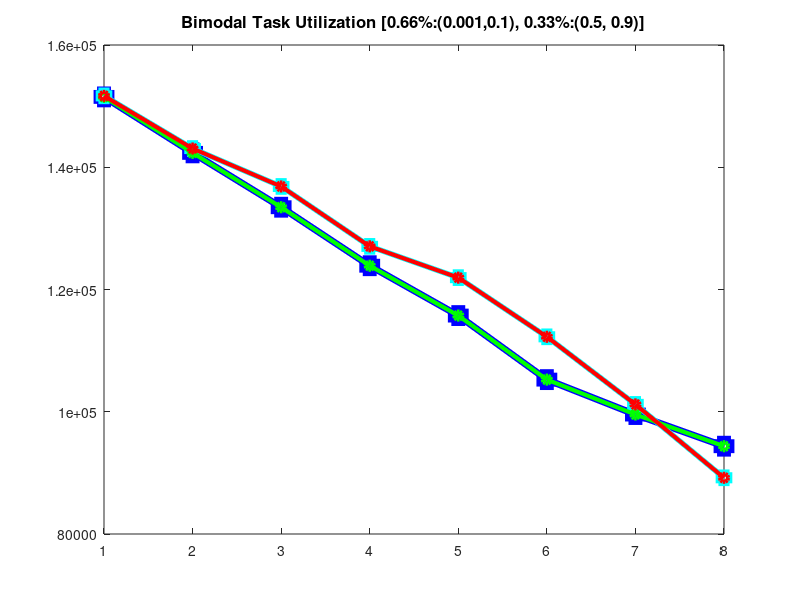

Recreate this plot in MATLAB. (Note: this script raises an error after producing the figure.)
%% sch events cnt if you have both rtds and credit data
clear 
close all

% total util rates used
xaxis=[1 2 3 4 5 6 7 8]; % make sure this matches with the total util rates you are using
lw=[5,4,3,3];
ms=[10,8,6,6];
ls=cellstr(['-sb';'-sc';'-og';'-or';'-or';'-^c';'-oy';'-xb';'-^r']);



                   
sch_cnt = [...
%credit data goes here
[151508, 142353, 133461, 123891, 115735, 105257, 99544, 94364];...  % put bimo long period data
[151680, 143065, 136859, 127058, 121941, 112262, 101202, 89197];... % put bimo moderate period data
[151766, 142209, 133384, 124303, 114675, 105869, 99083, 86305];...  % put heavy long period data
[151897, 142835, 133644, 126841, 116761, 106468, 99563, 90765];...	% put heavy moderate period data
[151343, 142436, 133330, 123883, 119389, 108894, 104340, 96828];...	% put medium long period data
[151808, 147420, 134659, 130324, 125469, 111435, 99882, 94475];...	% put medium moderate period data
[160776, 152505, 134401, 126600, 120640, 113563, 107426, 104170];...% put light long period data
[167177, 159550, 143808, 133698, 128064, 116258, 108921, 103564];...% put light moderate period data
%rtds data goes here
[151508, 142353, 133461, 123891, 115735, 105257, 99544, 94364];...  % put bimo long period data
[151680, 143065, 136859, 127058, 121941, 112262, 101202, 89197];... % put bimo moderate period data
[151766, 142209, 133384, 124303, 114675, 105869, 99083, 86305];...  % put heavy long period data
[151897, 142835, 133644, 126841, 116761, 106468, 99563, 90765];...	% put heavy moderate period data
[151343, 142436, 133330, 123883, 119389, 108894, 104340, 96828];...	% put medium long period data
[151808, 147420, 134659, 130324, 125469, 111435, 99882, 94475];...	% put medium moderate period data
[160776, 152505, 134401, 126600, 120640, 113563, 107426, 104170];...% put light long period data
[167177, 159550, 143808, 133698, 128064, 116258, 108921, 103564];...% put light moderate period data

];

% title for the plots
dists_title = cellstr(['Bimodal Task Utilization [0.66%:(0.001,0.1), 0.33%:(0.5, 0.9)]';
                       'Heavy Task Utilization (0.5, 0.9)                             ';
                       'Medium Task Utilization (0.1, 0.4)                            ';
                       'Light Task Utilization (0.001, 0.1)                           ']);

% pdf file name for the plots
file_title = cellstr([ 'bimo-sched-total-count  ';
                       'heavy-sched-total-count ';
                       'medium-sched-total-count';
                       'light-sched-total-count ']);
for i=1:length(dists_title)
	h=figure


	plot(xaxis,sch_cnt(2*i-1,:),ls{1},'LineWidth',lw(1),'MarkerSize',ms(1));
	hold on
    plot(xaxis,sch_cnt(2*i,:),ls{2},'LineWidth',lw(2),'MarkerSize',ms(2));
    hold on
    plot(xaxis,sch_cnt(2*i-1+2*length(dists_title),:),ls{3},'LineWidth',lw(3),'MarkerSize',ms(3));
    hold on
    plot(xaxis,sch_cnt(2*i+2*length(dists_title),:),ls{4},'LineWidth',lw(4),'MarkerSize',ms(4));

	h_title=title(strtrim(dists_title{i}),'Interpreter', 'none');
	set(h_title,'FontSize',12);
    % update the line below accordingly
	h_legend=legend('long-period-credit','moderate-period-credit','long-period-rtds','moderate-period-rtds','Location',[0.7, 0.01, 0.1, 01]);

	set(h_legend,'FontSize',15);
	set(gca,'fontsize',15)
	xlabel('Task Set Utilization','FontSize',15)
	ylabel('Scheduling total count','FontSize',15)
	grid on

	%save to pdf
	set(h,'Units','Inches');
	pos = get(h,'Position');
	set(h,'PaperPositionMode','Auto','PaperUnits','Inches','PaperSize',[pos(3), pos(4)])
	print(h,strcat(strtrim(file_title{i}),'-credit-vc-rtds'),'-dpdf','-r0')
end


%% sch total time if you have both rtds and credit data
clear 
close all
% total util rates used
xaxis=[1 2 3 4 5 6 7 8]; % make sure this matches with the total util rates you are using
lw=[5,4,3,3];
ms=[10,8,6,6];
ls=cellstr(['-sb';'-sc';'-og';'-or';'-or';'-^c';'-oy';'-xb';'-^r']);



                   
sch_time = [...
%credit goes here
[151508, 142353, 133461, 123891, 115735, 105257, 99544, 94364];...  % put bimo long period data
[151680, 143065, 136859, 127058, 121941, 112262, 101202, 89197];... % put bimo moderate period data
[151766, 142209, 133384, 124303, 114675, 105869, 99083, 86305];...  % put heavy long period data
[151897, 142835, 133644, 126841, 116761, 106468, 99563, 90765];...	% put heavy moderate period data
[151343, 142436, 133330, 123883, 119389, 108894, 104340, 96828];...	% put medium long period data
[151808, 147420, 134659, 130324, 125469, 111435, 99882, 94475];...	% put medium moderate period data
[160776, 152505, 134401, 126600, 120640, 113563, 107426, 104170];...% put light long period data
[167177, 159550, 143808, 133698, 128064, 116258, 108921, 103564];...% put light moderate period data
%rtds goes here
[151508, 142353, 133461, 123891, 115735, 105257, 99544, 94364];...  % put bimo long period data
[151680, 143065, 136859, 127058, 121941, 112262, 101202, 89197];... % put bimo moderate period data
[151766, 142209, 133384, 124303, 114675, 105869, 99083, 86305];...  % put heavy long period data
[151897, 142835, 133644, 126841, 116761, 106468, 99563, 90765];...	% put heavy moderate period data
[151343, 142436, 133330, 123883, 119389, 108894, 104340, 96828];...	% put medium long period data
[151808, 147420, 134659, 130324, 125469, 111435, 99882, 94475];...	% put medium moderate period data
[160776, 152505, 134401, 126600, 120640, 113563, 107426, 104170];...% put light long period data
[167177, 159550, 143808, 133698, 128064, 116258, 108921, 103564];...% put light moderate period data
];

% title for the plots
dists_title = cellstr(['Bimodal Task Utilization [0.66%:(0.001,0.1), 0.33%:(0.5, 0.9)]';
                       'Heavy Task Utilization (0.5, 0.9)                             ';
                       'Medium Task Utilization (0.1, 0.4)                            ';
                       'Light Task Utilization (0.001, 0.1)                           ']);

% pdf file name for the plots
file_title = cellstr([ 'bimo-sched-total-time  ';
                       'heavy-sched-total-time ';
                       'medium-sched-total-time';
                       'light-sched-total-time ']);
for i=1:length(dists_title)
	h=figure


	plot(xaxis,sch_time(2*i-1,:),ls{1},'LineWidth',lw(1),'MarkerSize',ms(1));
	hold on
    plot(xaxis,sch_time(2*i,:),ls{2},'LineWidth',lw(2),'MarkerSize',ms(2));
    hold on
    plot(xaxis,sch_time(2*i-1+2*length(dists_title),:),ls{3},'LineWidth',lw(3),'MarkerSize',ms(3));
    hold on
    plot(xaxis,sch_time(2*i+2*length(dists_title),:),ls{4},'LineWidth',lw(4),'MarkerSize',ms(4));

	h_title=title(strtrim(dists_title{i}),'Interpreter', 'none');
	set(h_title,'FontSize',12);
    % update the line below accordingly
	h_legend=legend('long-period-credit','moderate-period-credit','long-period-rtds','moderate-period-rtds','Location',[0.3, 0.01, 0.1, 01]);

	set(h_legend,'FontSize',15);
	set(gca,'fontsize',15)
	xlabel('Task Set Utilization','FontSize',15)
	ylabel('Scheduling total time','FontSize',15)
	grid on

	%save to pdf
	set(h,'Units','Inches');
	pos = get(h,'Position');
	set(h,'PaperPositionMode','Auto','PaperUnits','Inches','PaperSize',[pos(3), pos(4)])
	print(h,strcat(strtrim(file_title{i}),'-credit-vc-rtds'),'-dpdf','-r0')
end

%% sch events cnt if you have only credit or rtds data

% total util rates used
xaxis=[1 2 3 4 5 6 7 8]; % make sure this matches with the total util rates you are using
lw=[4,5,4,3,3];
ms=[6,10,8,6,6];
ls=cellstr(['-s ';'-og';'-^m';'-sk';'-or';'-^c';'-oy';'-xb';'-^r']);



                   
sch_cnt = [...
[151508, 142353, 133461, 123891, 115735, 105257, 99544, 94364];...  % put bimo long period data
[151680, 143065, 136859, 127058, 121941, 112262, 101202, 89197];... % put bimo moderate period data
[151766, 142209, 133384, 124303, 114675, 105869, 99083, 86305];...  % put heavy long period data
[151897, 142835, 133644, 126841, 116761, 106468, 99563, 90765];...	% put heavy moderate period data
[151343, 142436, 133330, 123883, 119389, 108894, 104340, 96828];...	% put medium long period data
[151808, 147420, 134659, 130324, 125469, 111435, 99882, 94475];...	% put medium moderate period data
[160776, 152505, 134401, 126600, 120640, 113563, 107426, 104170];...% put light long period data
[167177, 159550, 143808, 133698, 128064, 116258, 108921, 103564];...% put light moderate period data

];

% title for the plots
dists_title = cellstr(['Bimodal Task Utilization [0.66%:(0.001,0.1), 0.33%:(0.5, 0.9)]';
                       'Heavy Task Utilization (0.5, 0.9)                             ';
                       'Medium Task Utilization (0.1, 0.4)                            ';
                       'Light Task Utilization (0.001, 0.1)                           ']);

% pdf file name for the plots
file_title = cellstr([ 'bimo-sched-total-count  ';
                       'heavy-sched-total-count ';
                       'medium-sched-total-count';
                       'light-sched-total-count ']);

for i=1:length(dists_title)

	h=figure

	plot(xaxis,sch_cnt(2*i-1,:),ls{1},'LineWidth',lw(1),'MarkerSize',ms(1));
	hold on
    plot(xaxis,sch_cnt(2*i,:),ls{2},'LineWidth',lw(2),'MarkerSize',ms(2));
	h_title=title(strtrim(dists_title{i}),'Interpreter', 'none');
	set(h_title,'FontSize',12);
    % update the line below accordingly
	h_legend=legend('long-period','moderate-period','Location','sw');%[0.8, 0.3, 0.1, 01]);

	set(h_legend,'FontSize',15);
	set(gca,'fontsize',15)
	xlabel('Task Set Utilization','FontSize',15)
	ylabel('Scheduling total count or total time','FontSize',15)
	grid on

	%save to pdf
	set(h,'Units','Inches');
	pos = get(h,'Position');
	set(h,'PaperPositionMode','Auto','PaperUnits','Inches','PaperSize',[pos(3), pos(4)])
	print(h,strcat(strtrim(file_title{i}),'-new-credit'),'-dpdf','-r0')

end